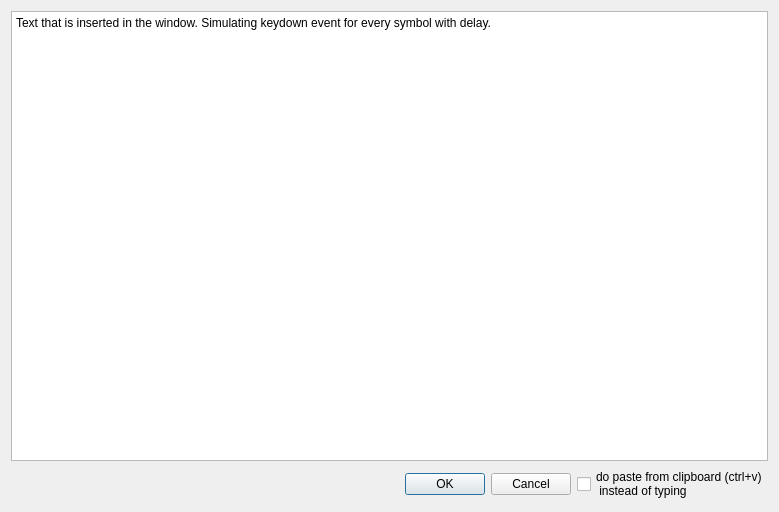
<?xml version="1.0" encoding="UTF-8"?>
<ui version="4.0">
 <class>TypeDialog</class>
 <widget class="QDialog" name="TypeDialog">
  <property name="geometry">
   <rect>
    <x>0</x>
    <y>0</y>
    <width>779</width>
    <height>512</height>
   </rect>
  </property>
  <property name="windowTitle">
   <string>&lt;type&gt; tag text</string>
  </property>
  <layout class="QGridLayout" name="gridLayout">
   <item row="0" column="0" colspan="2">
    <widget class="QPlainTextEdit" name="plainTextEdit">
     <property name="plainText">
      <string>Text that is inserted in the window. Simulating keydown event for every symbol with delay.</string>
     </property>
    </widget>
   </item>
   <item row="1" column="0">
    <widget class="QDialogButtonBox" name="buttonBox">
     <property name="orientation">
      <enum>Qt::Horizontal</enum>
     </property>
     <property name="standardButtons">
      <set>QDialogButtonBox::Cancel|QDialogButtonBox::Ok</set>
     </property>
    </widget>
   </item>
   <item row="1" column="1">
    <widget class="QCheckBox" name="checkBox">
     <property name="text">
      <string>do paste from clipboard (ctrl+v)
 instead of typing</string>
     </property>
    </widget>
   </item>
  </layout>
 </widget>
 <resources/>
 <connections>
  <connection>
   <sender>buttonBox</sender>
   <signal>accepted()</signal>
   <receiver>TypeDialog</receiver>
   <slot>accept()</slot>
   <hints>
    <hint type="sourcelabel">
     <x>248</x>
     <y>254</y>
    </hint>
    <hint type="destinationlabel">
     <x>157</x>
     <y>274</y>
    </hint>
   </hints>
  </connection>
  <connection>
   <sender>buttonBox</sender>
   <signal>rejected()</signal>
   <receiver>TypeDialog</receiver>
   <slot>reject()</slot>
   <hints>
    <hint type="sourcelabel">
     <x>316</x>
     <y>260</y>
    </hint>
    <hint type="destinationlabel">
     <x>286</x>
     <y>274</y>
    </hint>
   </hints>
  </connection>
 </connections>
</ui>
